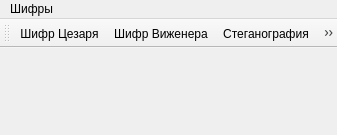
<?xml version="1.0" encoding="UTF-8"?>
<ui version="4.0">
 <class>MainWindow</class>
 <widget class="QMainWindow" name="MainWindow">
  <property name="geometry">
   <rect>
    <x>0</x>
    <y>0</y>
    <width>337</width>
    <height>135</height>
   </rect>
  </property>
  <property name="windowTitle">
   <string>Криптография</string>
  </property>
  <widget class="QWidget" name="centralWidget"/>
  <widget class="QMenuBar" name="menuBar">
   <property name="geometry">
    <rect>
     <x>0</x>
     <y>0</y>
     <width>337</width>
     <height>22</height>
    </rect>
   </property>
   <widget class="QMenu" name="menu">
    <property name="title">
     <string>Шифры</string>
    </property>
    <addaction name="caesar"/>
    <addaction name="vigener"/>
    <addaction name="steganography"/>
    <addaction name="DES"/>
   </widget>
   <addaction name="menu"/>
  </widget>
  <widget class="QToolBar" name="mainToolBar">
   <attribute name="toolBarArea">
    <enum>TopToolBarArea</enum>
   </attribute>
   <attribute name="toolBarBreak">
    <bool>false</bool>
   </attribute>
   <addaction name="caesar"/>
   <addaction name="vigener"/>
   <addaction name="steganography"/>
   <addaction name="DES"/>
  </widget>
  <action name="caesar">
   <property name="text">
    <string>Шифр Цезаря</string>
   </property>
  </action>
  <action name="vigener">
   <property name="text">
    <string>Шифр Виженера</string>
   </property>
  </action>
  <action name="steganography">
   <property name="text">
    <string>Стеганография</string>
   </property>
  </action>
  <action name="DES">
   <property name="text">
    <string>DES</string>
   </property>
  </action>
 </widget>
 <layoutdefault spacing="6" margin="11"/>
 <resources/>
 <connections/>
</ui>
